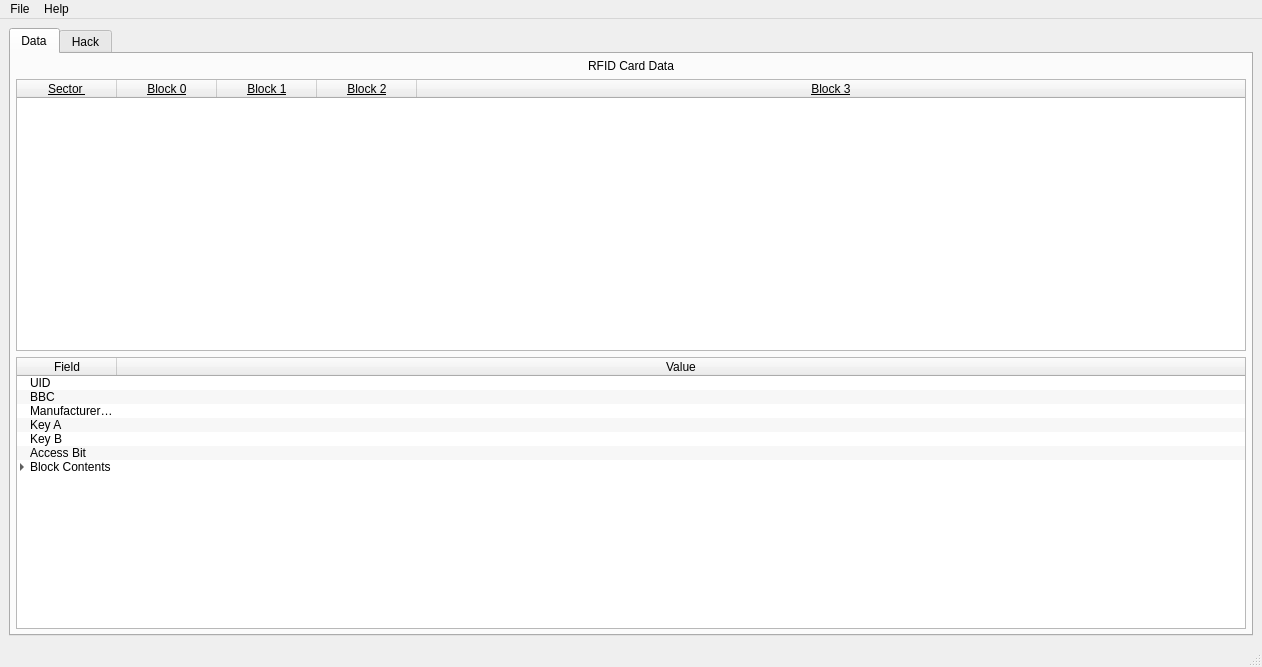
<?xml version="1.0" encoding="UTF-8"?>
<ui version="4.0">
 <class>MainWindow</class>
 <widget class="QMainWindow" name="MainWindow">
  <property name="geometry">
   <rect>
    <x>0</x>
    <y>0</y>
    <width>1262</width>
    <height>667</height>
   </rect>
  </property>
  <property name="sizePolicy">
   <sizepolicy hsizetype="Expanding" vsizetype="Expanding">
    <horstretch>0</horstretch>
    <verstretch>0</verstretch>
   </sizepolicy>
  </property>
  <property name="windowTitle">
   <string>MainWindow</string>
  </property>
  <widget class="QWidget" name="centralwidget">
   <property name="sizePolicy">
    <sizepolicy hsizetype="Expanding" vsizetype="Expanding">
     <horstretch>0</horstretch>
     <verstretch>0</verstretch>
    </sizepolicy>
   </property>
   <property name="cursor">
    <cursorShape>OpenHandCursor</cursorShape>
   </property>
   <property name="mouseTracking">
    <bool>true</bool>
   </property>
   <property name="layoutDirection">
    <enum>Qt::LayoutDirection::LeftToRight</enum>
   </property>
   <layout class="QHBoxLayout" name="horizontalLayout">
    <item>
     <widget class="QTabWidget" name="tabWidget">
      <property name="currentIndex">
       <number>0</number>
      </property>
      <widget class="QWidget" name="Data">
       <attribute name="title">
        <string>Data</string>
       </attribute>
       <layout class="QGridLayout" name="gridLayout">
        <property name="leftMargin">
         <number>5</number>
        </property>
        <property name="topMargin">
         <number>5</number>
        </property>
        <property name="rightMargin">
         <number>5</number>
        </property>
        <property name="bottomMargin">
         <number>5</number>
        </property>
        <item row="0" column="0">
         <layout class="QVBoxLayout" name="verticalLayout">
          <property name="sizeConstraint">
           <enum>QLayout::SizeConstraint::SetMaximumSize</enum>
          </property>
          <item>
           <widget class="QLabel" name="label">
            <property name="text">
             <string>RFID Card Data</string>
            </property>
            <property name="alignment">
             <set>Qt::AlignmentFlag::AlignCenter</set>
            </property>
            <property name="margin">
             <number>2</number>
            </property>
           </widget>
          </item>
          <item>
           <widget class="QTreeWidget" name="treeWidget">
            <property name="autoFillBackground">
             <bool>false</bool>
            </property>
            <property name="alternatingRowColors">
             <bool>true</bool>
            </property>
            <property name="indentation">
             <number>0</number>
            </property>
            <property name="itemsExpandable">
             <bool>false</bool>
            </property>
            <attribute name="headerCascadingSectionResizes">
             <bool>false</bool>
            </attribute>
            <column>
             <property name="text">
              <string>Sector </string>
             </property>
             <property name="font">
              <font>
               <bold>false</bold>
               <underline>true</underline>
              </font>
             </property>
             <property name="textAlignment">
              <set>AlignCenter</set>
             </property>
            </column>
            <column>
             <property name="text">
              <string>Block 0</string>
             </property>
             <property name="font">
              <font>
               <underline>true</underline>
              </font>
             </property>
             <property name="textAlignment">
              <set>AlignCenter</set>
             </property>
            </column>
            <column>
             <property name="text">
              <string>Block 1</string>
             </property>
             <property name="font">
              <font>
               <underline>true</underline>
              </font>
             </property>
             <property name="textAlignment">
              <set>AlignCenter</set>
             </property>
            </column>
            <column>
             <property name="text">
              <string>Block 2</string>
             </property>
             <property name="font">
              <font>
               <underline>true</underline>
              </font>
             </property>
             <property name="textAlignment">
              <set>AlignCenter</set>
             </property>
            </column>
            <column>
             <property name="text">
              <string>Block 3</string>
             </property>
             <property name="font">
              <font>
               <underline>true</underline>
              </font>
             </property>
             <property name="textAlignment">
              <set>AlignCenter</set>
             </property>
            </column>
           </widget>
          </item>
          <item>
           <widget class="QTreeWidget" name="treeWidget_fields">
            <property name="editTriggers">
             <set>QAbstractItemView::EditTrigger::NoEditTriggers</set>
            </property>
            <property name="alternatingRowColors">
             <bool>true</bool>
            </property>
            <property name="indentation">
             <number>10</number>
            </property>
            <property name="uniformRowHeights">
             <bool>false</bool>
            </property>
            <column>
             <property name="text">
              <string>Field</string>
             </property>
             <property name="textAlignment">
              <set>AlignCenter</set>
             </property>
            </column>
            <column>
             <property name="text">
              <string>Value</string>
             </property>
             <property name="textAlignment">
              <set>AlignCenter</set>
             </property>
            </column>
            <item>
             <property name="text">
              <string>UID</string>
             </property>
            </item>
            <item>
             <property name="text">
              <string>BBC</string>
             </property>
            </item>
            <item>
             <property name="text">
              <string>Manufacturer Data</string>
             </property>
            </item>
            <item>
             <property name="text">
              <string>Key A</string>
             </property>
            </item>
            <item>
             <property name="text">
              <string>Key B</string>
             </property>
            </item>
            <item>
             <property name="text">
              <string>Access Bit</string>
             </property>
            </item>
            <item>
             <property name="text">
              <string>Block Contents</string>
             </property>
             <item>
              <property name="text">
               <string>Block 0 content</string>
              </property>
             </item>
             <item>
              <property name="text">
               <string>Block 1 content</string>
              </property>
             </item>
             <item>
              <property name="text">
               <string>Block 2 content</string>
              </property>
             </item>
             <item>
              <property name="text">
               <string>Block 3 content</string>
              </property>
             </item>
            </item>
           </widget>
          </item>
         </layout>
        </item>
       </layout>
      </widget>
      <widget class="QWidget" name="Hack">
       <attribute name="title">
        <string>Hack</string>
       </attribute>
      </widget>
     </widget>
    </item>
   </layout>
  </widget>
  <widget class="QMenuBar" name="menubar">
   <property name="geometry">
    <rect>
     <x>0</x>
     <y>0</y>
     <width>1262</width>
     <height>23</height>
    </rect>
   </property>
   <widget class="QMenu" name="menuOpen">
    <property name="title">
     <string>File</string>
    </property>
    <addaction name="actionOpen"/>
    <addaction name="separator"/>
    <addaction name="actionExit"/>
   </widget>
   <widget class="QMenu" name="menuHelp">
    <property name="title">
     <string>Help</string>
    </property>
   </widget>
   <addaction name="menuOpen"/>
   <addaction name="menuHelp"/>
  </widget>
  <widget class="QStatusBar" name="statusbar"/>
  <action name="actionOpen">
   <property name="icon">
    <iconset theme="QIcon::ThemeIcon::DocumentOpen"/>
   </property>
   <property name="text">
    <string>Open</string>
   </property>
  </action>
  <action name="actionExit">
   <property name="icon">
    <iconset theme="QIcon::ThemeIcon::ProcessStop"/>
   </property>
   <property name="text">
    <string>Exit</string>
   </property>
  </action>
 </widget>
 <resources/>
 <connections/>
</ui>
